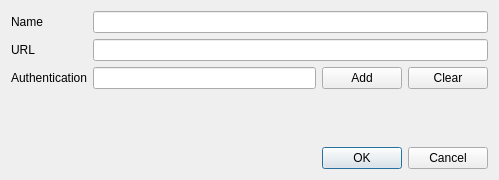
<?xml version="1.0" encoding="UTF-8"?>
<ui version="4.0">
 <class>ManageRepositoryDialog</class>
 <widget class="QDialog" name="ManageRepositoryDialog">
  <property name="geometry">
   <rect>
    <x>0</x>
    <y>0</y>
    <width>499</width>
    <height>180</height>
   </rect>
  </property>
  <property name="windowTitle">
   <string>Repository Details</string>
  </property>
  <layout class="QGridLayout" name="gridLayout">
   <item row="1" column="0">
    <widget class="QLabel" name="label_url">
     <property name="text">
      <string>URL</string>
     </property>
     <property name="buddy">
      <cstring>line_edit_url</cstring>
     </property>
    </widget>
   </item>
   <item row="0" column="0">
    <widget class="QLabel" name="label_name">
     <property name="sizePolicy">
      <sizepolicy hsizetype="Fixed" vsizetype="Preferred">
       <horstretch>0</horstretch>
       <verstretch>0</verstretch>
      </sizepolicy>
     </property>
     <property name="text">
      <string>Name</string>
     </property>
     <property name="buddy">
      <cstring>line_edit_name</cstring>
     </property>
    </widget>
   </item>
   <item row="2" column="3">
    <layout class="QHBoxLayout" name="horizontalLayout">
     <item>
      <widget class="QLineEdit" name="line_edit_auth_id"/>
     </item>
     <item>
      <widget class="QPushButton" name="button_add_auth">
       <property name="sizePolicy">
        <sizepolicy hsizetype="Fixed" vsizetype="Fixed">
         <horstretch>0</horstretch>
         <verstretch>0</verstretch>
        </sizepolicy>
       </property>
       <property name="text">
        <string>Add</string>
       </property>
      </widget>
     </item>
     <item>
      <widget class="QPushButton" name="button_clear_auth">
       <property name="sizePolicy">
        <sizepolicy hsizetype="Fixed" vsizetype="Fixed">
         <horstretch>0</horstretch>
         <verstretch>0</verstretch>
        </sizepolicy>
       </property>
       <property name="text">
        <string>Clear</string>
       </property>
      </widget>
     </item>
    </layout>
   </item>
   <item row="1" column="3">
    <widget class="QLineEdit" name="line_edit_url"/>
   </item>
   <item row="2" column="0">
    <widget class="QLabel" name="label_auth">
     <property name="sizePolicy">
      <sizepolicy hsizetype="Fixed" vsizetype="Preferred">
       <horstretch>0</horstretch>
       <verstretch>0</verstretch>
      </sizepolicy>
     </property>
     <property name="text">
      <string>Authentication</string>
     </property>
    </widget>
   </item>
   <item row="0" column="3">
    <widget class="QLineEdit" name="line_edit_name">
     <property name="sizePolicy">
      <sizepolicy hsizetype="Expanding" vsizetype="Fixed">
       <horstretch>0</horstretch>
       <verstretch>0</verstretch>
      </sizepolicy>
     </property>
    </widget>
   </item>
   <item row="4" column="3">
    <widget class="QDialogButtonBox" name="buttonBox">
     <property name="standardButtons">
      <set>QDialogButtonBox::Cancel|QDialogButtonBox::Ok</set>
     </property>
    </widget>
   </item>
   <item row="3" column="3">
    <spacer name="verticalSpacer">
     <property name="orientation">
      <enum>Qt::Vertical</enum>
     </property>
     <property name="sizeHint" stdset="0">
      <size>
       <width>20</width>
       <height>40</height>
      </size>
     </property>
    </spacer>
   </item>
  </layout>
 </widget>
 <tabstops>
  <tabstop>line_edit_name</tabstop>
  <tabstop>line_edit_url</tabstop>
  <tabstop>line_edit_auth_id</tabstop>
  <tabstop>button_add_auth</tabstop>
  <tabstop>button_clear_auth</tabstop>
  <tabstop>buttonBox</tabstop>
 </tabstops>
 <resources/>
 <connections>
  <connection>
   <sender>buttonBox</sender>
   <signal>accepted()</signal>
   <receiver>ManageRepositoryDialog</receiver>
   <slot>accept()</slot>
   <hints>
    <hint type="sourcelabel">
     <x>251</x>
     <y>148</y>
    </hint>
    <hint type="destinationlabel">
     <x>224</x>
     <y>95</y>
    </hint>
   </hints>
  </connection>
  <connection>
   <sender>buttonBox</sender>
   <signal>rejected()</signal>
   <receiver>ManageRepositoryDialog</receiver>
   <slot>reject()</slot>
   <hints>
    <hint type="sourcelabel">
     <x>251</x>
     <y>148</y>
    </hint>
    <hint type="destinationlabel">
     <x>224</x>
     <y>95</y>
    </hint>
   </hints>
  </connection>
 </connections>
</ui>
